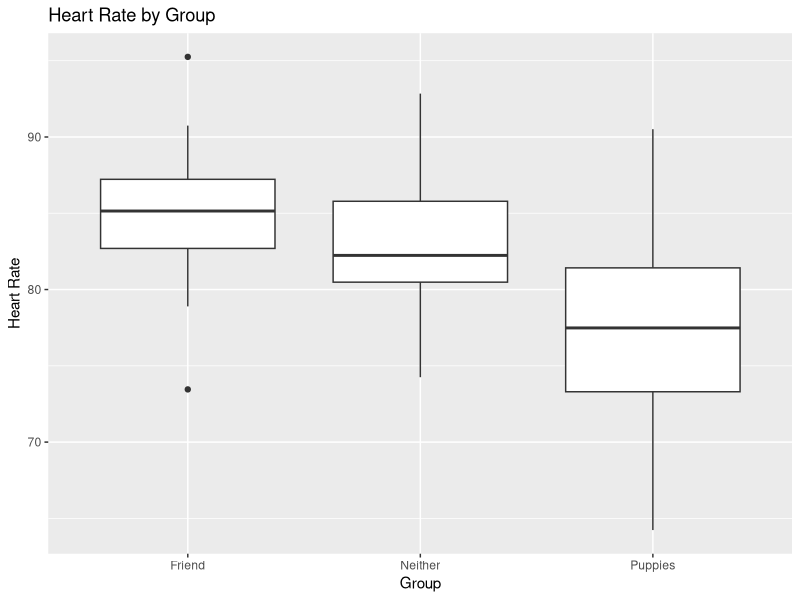
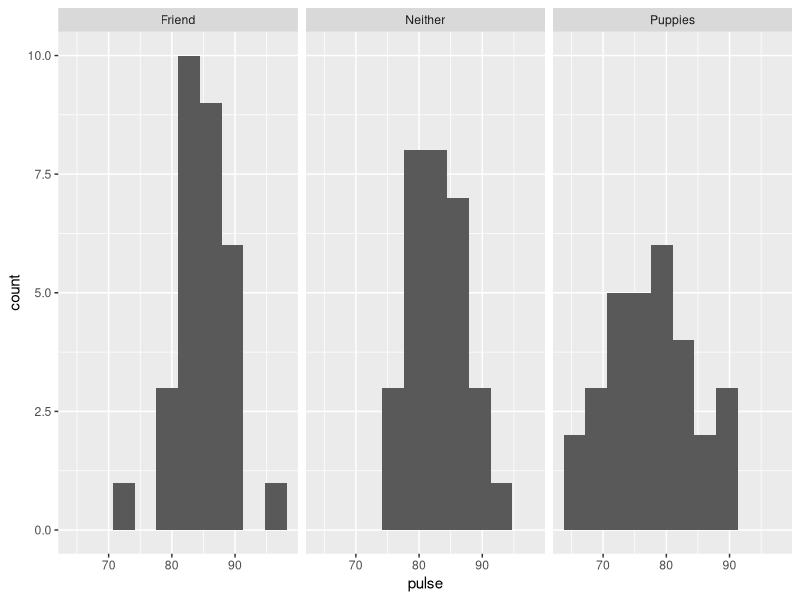
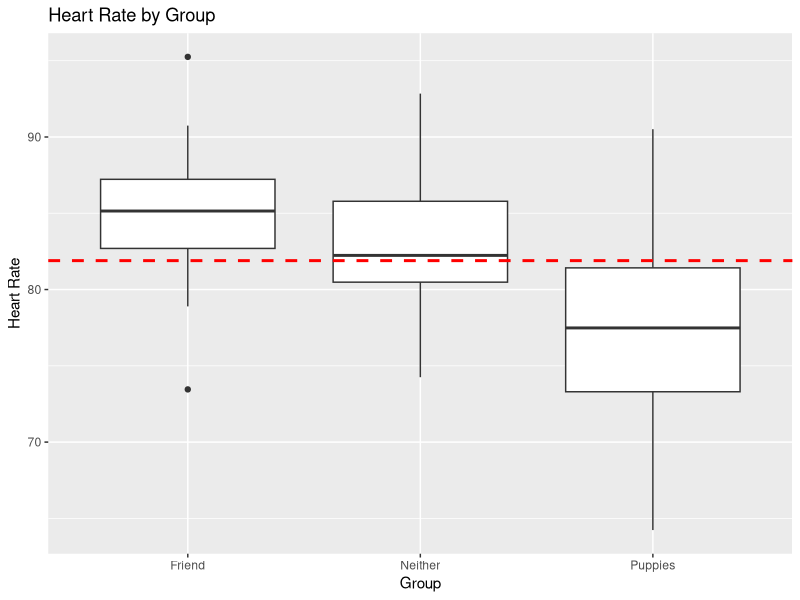
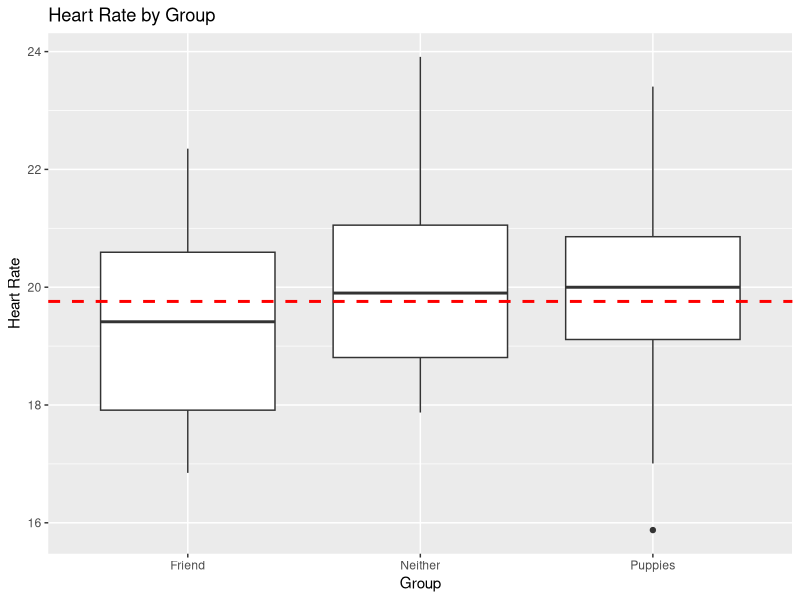
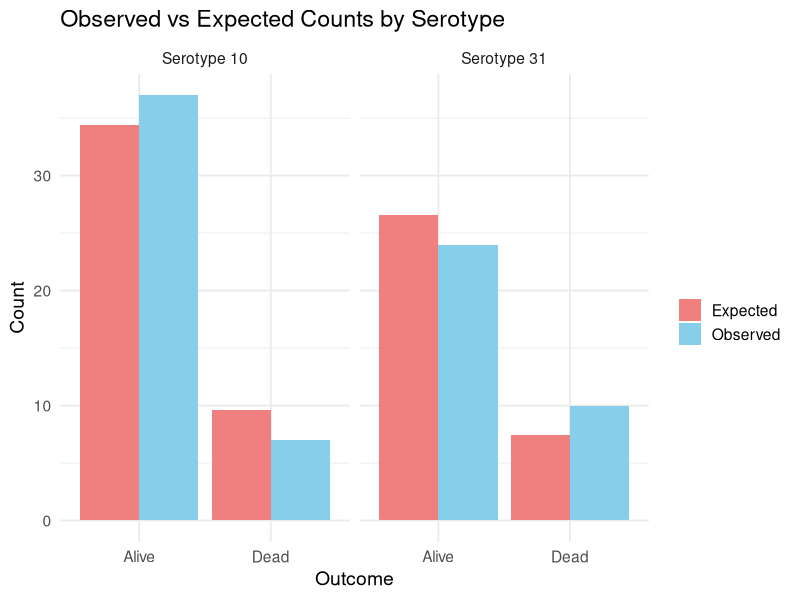

Source code (R) for these figures, in order:
## ---- chunk 1
#| echo: false
#| message: false
#| warning: false
#| fig-alt: "A boxplot with three boxes titled Heart Rate by Group, where the x-axis is labelled Group with three categories: Friend, Neither, and Puppies. The y-axis is labelled Heart Rate and ranges from 72 to 97. The box above Friend goes from 82.5 to 87.5, with its mean at 85; the lines go from 79 to 91 and there are two outliers at about 91 and 74. The box above Neither goes from 80 to 86, with its mean at 82; the lines go from 74 to 93 and there are no outliers. THe box above Puppies goes from 74 to 81 with its mean at 78; the lines go from 66 to 91 and there are no outliers."

library(tidyverse)
library(ggplot2)

# Set seed for reproducibility
set.seed(123)

# Simulate data: 30 people per group
puppies <- rnorm(30, mean=78, sd=7)  # lower pulse for those with puppies
neither <- rnorm(30, mean=82, sd=5)    # pulse for those alone
friends <- rnorm(30, mean=85, sd=5)  # pulse for those chatting with a friend

# Combine into a data frame
pulse_data <- data.frame(
  pulse = c(friends, neither, puppies),
  group = factor(rep(c("Friend", "Neither", "Puppies"), each=30))
)

ggplot(data = pulse_data, mapping = aes(x = group, y = pulse)) +
  geom_boxplot() + 
  scale_colour_brewer(palette = "Set1") +
  labs(
   y="Heart Rate",
   x="Group",
   title="Heart Rate by Group"
  )
## ---- chunk 2
#| echo: false
#| eval: true
pulse_data |>
  ggplot(mapping = aes(x = pulse)) + 
  geom_histogram(bins=10) +
  facet_wrap(~group)
## ---- chunk 3
# anova in R:
summary(aov(pulse ~ group, data = pulse_data))
## ---- chunk 4
#| echo: false
#| message: false
#| warning: false
#| fig-alt: "A boxplot with three boxes titled Heart Rate by Group, where the x-axis is labelled Group with three categories: Friend, Neither, and Puppies. The y-axis is labelled Heart Rate and ranges from 72 to 97. The box above Friend goes from 82.5 to 87.5, with its mean at 85; the lines go from 79 to 91 and there are two outliers at about 91 and 74. The box above Neither goes from 80 to 86, with its mean at 82; the lines go from 74 to 93 and there are no outliers. THe box above Puppies goes from 74 to 81 with its mean at 78; the lines go from 66 to 91 and there are no outliers. There is a red dashed line at y=82."

# calculate grand mean
grand_mean <- mean(pulse_data$pulse)

ggplot(data = pulse_data, mapping = aes(x = group, y = pulse)) +
  geom_boxplot() + 
  geom_hline(yintercept = grand_mean, linetype = "dashed", color = "red", size = 1) +
  scale_colour_brewer(palette = "Set1") +
  labs(
   y="Heart Rate",
   x="Group",
   title="Heart Rate by Group"
  )
## ---- chunk 5
#| echo: false
#|fig-alt: "A boxplot with three boxes titled Heart Rate by Group, where the x-axis is labelled Group with three categories: Friend, Neither, and Puppies. The y-axis is labelled Heart Rate and ranges from 16 to 24. The box above Friend goes from 18 to 21, with its mean at 19.5; the lines go from 17 to 22 and there are two no outliers. The box above Neither goes from 19 to 21, with its mean at 20; the lines go from 18 to 24 and there are no outliers. THe box above Puppies goes from 19 to 21 with its mean at 20; the lines go from 17 to 23 and there is an outlier at 16. There is a red dashed line at y=19.5."
set.seed(343)

n <- 25

dog  <- rnorm(n, mean = 20.05, sd = 2)
cat  <- rnorm(n, mean = 19.75, sd = 2)
none <- rnorm(n, mean = 20, sd = 2)

pulse_data_v2 <- data.frame(
  pulse = c(dog, cat, none),
  group = factor(rep(c("Friend","Neither","Puppies"), each = n))
)

# calculate grand mean
grand_mean <- mean(pulse_data_v2$pulse)

ggplot(pulse_data_v2, aes(x = group, y = pulse)) +
  geom_boxplot() +
  geom_hline(yintercept = grand_mean, linetype = "dashed", color = "red", size = 1) +
  labs(
   y="Heart Rate",
   x="Group",
   title="Heart Rate by Group"
  )
## ---- chunk 6
#| echo: true
anova_model <- aov(pulse ~ group, data = pulse_data_v2)
summary(anova_model)
## ---- chunk 7
#| echo: false
#| message: false
#| warning: false

# Load necessary packages
library(knitr)
library(kableExtra)

# Example data
data <- data.frame(
  Serotype = c("Serotype 10", "Serotype 31", "Total"),
  Alive = c(37, 24, 61),
  Dead = c(7, 10, 17),
  Total = c(44, 34, 78)
)

## ---- chunk 8
#| echo: false
#| message: false
#| warning: false


# Example data
data <- data.frame(
  Serotype = c("Serotype 10", "Serotype 31", "Total"),
  Alive = c("?", "?", 61),
  Dead = c("?", "?", 17),
  Total = c(44, 34, 78)
)


## ---- chunk 9
#| echo: true
# Compute expected count under independence
expected_10_alive <- (44/78) * (61/78) * 78
expected_10_alive
## ---- chunk 10
#| fig-alt: "A figure with two panels, titled Observed vs Expected Counts by Serotype. The y-axis is labelled Count and the x-axis for each panel is labeled Outcome with options Alive and Dead. In the left panel, the subtitle is Serotype 10; above Alive there is a red bar with count 34 and a blue bar with count 37 and above Dead there is a red bar with count 9 and a blue bar with count 7. In the right panel, the subtitle is Serotype 31; above Alive there is a red bar with count 26 and a blue bar with count 24 and above Dead there is a red bar with count 7 and a blue bar with count 10."
#| echo: false


library(dplyr)
library(tidyr)
library(ggplot2)

# Observed data
obs_data <- data.frame(
  Serotype = c("Serotype 10", "Serotype 31"),
  Alive = c(37, 24),
  Dead = c(7, 10)
)

# Reshape to long format
obs_long <- obs_data %>%
  pivot_longer(cols = Alive:Dead, names_to = "Outcome", values_to = "Observed")

# Compute expected counts under independence
total_alive <- sum(obs_data$Alive)
total_dead <- sum(obs_data$Dead)
total_serotype <- rowSums(obs_data[, 2:3])
N <- sum(total_serotype)

expected_alive <- (total_serotype / N) * total_alive
expected_dead <- (total_serotype / N) * total_dead

exp_data <- data.frame(
  Serotype = obs_data$Serotype,
  Alive = expected_alive,
  Dead = expected_dead
) %>%
  pivot_longer(cols = Alive:Dead, names_to = "Outcome", values_to = "Expected")

# Combine observed and expected
plot_data <- obs_long %>%
  left_join(exp_data, by = c("Serotype", "Outcome")) %>%
  pivot_longer(cols = c(Observed, Expected), names_to = "Type", values_to = "Count")

# Plot observed vs expected
ggplot(plot_data, aes(x = Outcome, y = Count, fill = Type)) +
  geom_col(position = "dodge") +
  facet_wrap(~Serotype) +
  scale_fill_manual(values = c("Observed" = "skyblue", "Expected" = "lightcoral")) +
  theme_minimal(base_size = 14) +
  labs(
    title = "Observed vs Expected Counts by Serotype",
    y = "Count",
    x = "Outcome",
    fill = ""
  )
## ---- chunk 11
data <- matrix(c(37, 7, 24, 10), 
               byrow = T, nrow = 2)
data
chisq.test(data)
